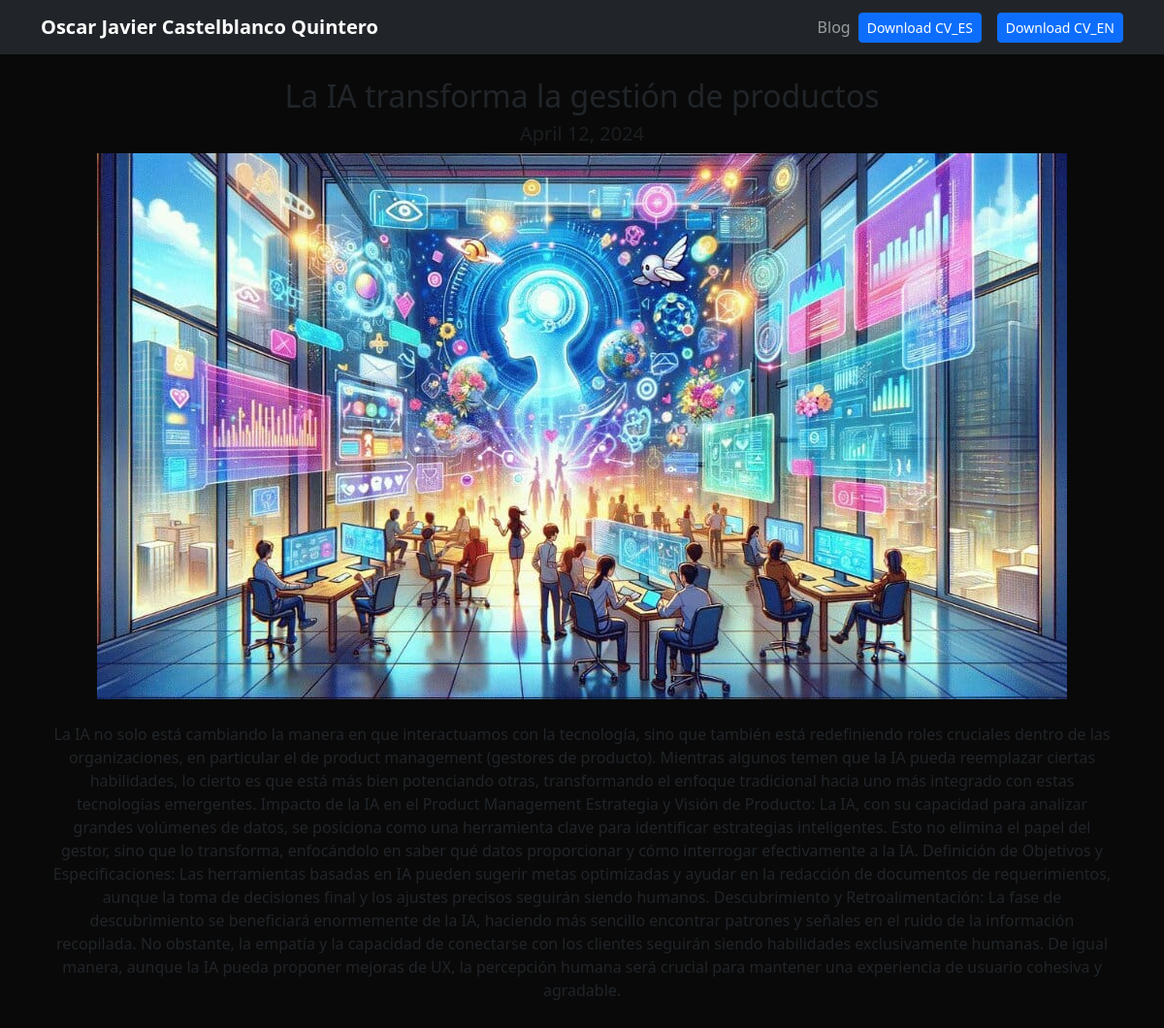
The page /blog/1 on the database its author committed.
### blog/models.py (models this page shows)
class Post(models.Model):
    title = models.CharField(max_length=100)
    description = models.TextField()
    image = models.ImageField(upload_to='blog/images')
    date = models.DateField(datetime.date.today)

### blog/views.py (the view)
# urls.py: path('<post_id>', post_detail, name="post_detail"),
def post_detail(request, post_id):
    post = get_object_or_404(Post, pk=post_id)
    return render(request, 'post_detail.html', {'post': post})

### blog/templates/post_detail.html
{% extends 'layout.html' %}
{% block content %}
<div class="text-center">
    <h2>{{ post.title }}</h2>
    <h3 class="my-2 h5 text-muted">{{ post.date|date:"F j, Y" }}</h3>
    <img src="{{ post.image.url }}" alt="{{ post.title }}" class="img-fluid">
    <div class="my-4">
        <p>{{ post.description|safe }}</p>
    </div>
</div>
{% endblock %}

### rows shown on the page
Post: title "La IA transforma la gestión de productos", date "April 12, 2024", image (picture), description "La IA no solo está cambiando la manera en que interactuamos con la tecnología, sino que también está redefiniendo roles cruciales dentro de las organizaciones, en particular el de product management (gestores de producto). Mientras algunos temen que la IA pueda reemplazar ciertas habilidades, lo cierto es que está más bien potenciando otras, transformando el enfoque tradicional hacia uno más integrado con estas tecnologías emergentes. Impacto de la IA en el Product Management Estrategia y Visión de Producto: La IA, con su capacidad para analizar grandes volúmenes de datos, se posiciona como una herramienta clave para identificar estrategias inteligentes. Esto no elimina el papel del gestor,…"
